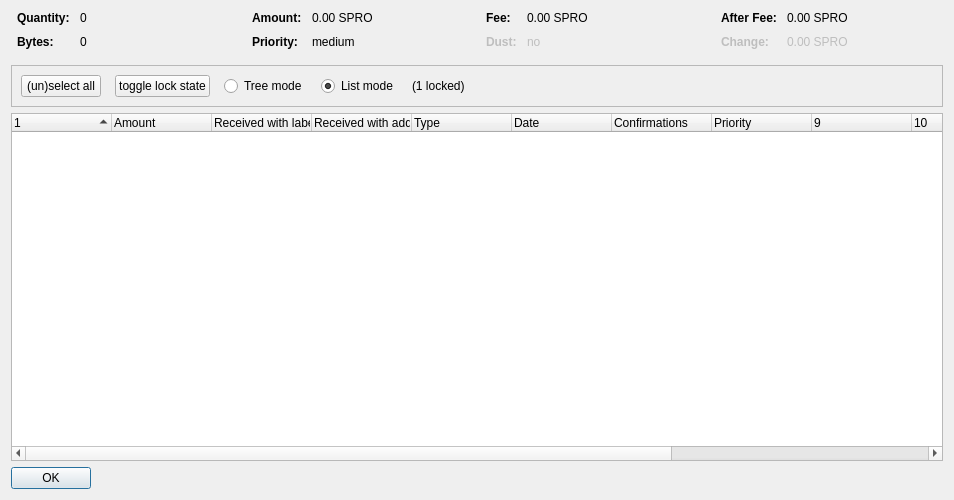
<?xml version="1.0" encoding="UTF-8"?>
<ui version="4.0">
 <class>CoinControlDialog</class>
 <widget class="QDialog" name="CoinControlDialog">
  <property name="geometry">
   <rect>
    <x>0</x>
    <y>0</y>
    <width>954</width>
    <height>500</height>
   </rect>
  </property>
  <property name="windowTitle">
   <string>Coin Selection</string>
  </property>
  <layout class="QVBoxLayout" name="verticalLayout">
   <item>
    <layout class="QHBoxLayout" name="horizontalLayoutTop" stretch="0,0,0,0">
     <property name="topMargin">
      <number>0</number>
     </property>
     <property name="bottomMargin">
      <number>10</number>
     </property>
     <item>
      <layout class="QFormLayout" name="formLayoutCoinControl1">
       <property name="horizontalSpacing">
        <number>10</number>
       </property>
       <property name="verticalSpacing">
        <number>10</number>
       </property>
       <property name="leftMargin">
        <number>6</number>
       </property>
       <property name="rightMargin">
        <number>6</number>
       </property>
       <item row="0" column="0">
        <widget class="QLabel" name="labelCoinControlQuantityText">
         <property name="font">
          <font>
           <weight>75</weight>
           <bold>true</bold>
          </font>
         </property>
         <property name="text">
          <string>Quantity:</string>
         </property>
        </widget>
       </item>
       <item row="0" column="1">
        <widget class="QLabel" name="labelCoinControlQuantity">
         <property name="cursor">
          <cursorShape>IBeamCursor</cursorShape>
         </property>
         <property name="contextMenuPolicy">
          <enum>Qt::ActionsContextMenu</enum>
         </property>
         <property name="text">
          <string notr="true">0</string>
         </property>
         <property name="textInteractionFlags">
          <set>Qt::LinksAccessibleByMouse|Qt::TextSelectableByKeyboard|Qt::TextSelectableByMouse</set>
         </property>
        </widget>
       </item>
       <item row="1" column="0">
        <widget class="QLabel" name="labelCoinControlBytesText">
         <property name="font">
          <font>
           <weight>75</weight>
           <bold>true</bold>
          </font>
         </property>
         <property name="text">
          <string>Bytes:</string>
         </property>
        </widget>
       </item>
       <item row="1" column="1">
        <widget class="QLabel" name="labelCoinControlBytes">
         <property name="cursor">
          <cursorShape>IBeamCursor</cursorShape>
         </property>
         <property name="contextMenuPolicy">
          <enum>Qt::ActionsContextMenu</enum>
         </property>
         <property name="text">
          <string notr="true">0</string>
         </property>
         <property name="textInteractionFlags">
          <set>Qt::LinksAccessibleByMouse|Qt::TextSelectableByKeyboard|Qt::TextSelectableByMouse</set>
         </property>
        </widget>
       </item>
      </layout>
     </item>
     <item>
      <layout class="QFormLayout" name="formLayoutCoinControl2">
       <property name="horizontalSpacing">
        <number>10</number>
       </property>
       <property name="verticalSpacing">
        <number>10</number>
       </property>
       <property name="leftMargin">
        <number>6</number>
       </property>
       <property name="rightMargin">
        <number>6</number>
       </property>
       <item row="0" column="0">
        <widget class="QLabel" name="labelCoinControlAmountText">
         <property name="font">
          <font>
           <weight>75</weight>
           <bold>true</bold>
          </font>
         </property>
         <property name="text">
          <string>Amount:</string>
         </property>
        </widget>
       </item>
       <item row="0" column="1">
        <widget class="QLabel" name="labelCoinControlAmount">
         <property name="cursor">
          <cursorShape>IBeamCursor</cursorShape>
         </property>
         <property name="contextMenuPolicy">
          <enum>Qt::ActionsContextMenu</enum>
         </property>
         <property name="text">
          <string notr="true">0.00 SPRO</string>
         </property>
         <property name="textInteractionFlags">
          <set>Qt::LinksAccessibleByMouse|Qt::TextSelectableByKeyboard|Qt::TextSelectableByMouse</set>
         </property>
        </widget>
       </item>
       <item row="1" column="0">
        <widget class="QLabel" name="labelCoinControlPriorityText">
         <property name="font">
          <font>
           <weight>75</weight>
           <bold>true</bold>
          </font>
         </property>
         <property name="text">
          <string>Priority:</string>
         </property>
        </widget>
       </item>
       <item row="1" column="1">
        <widget class="QLabel" name="labelCoinControlPriority">
         <property name="cursor">
          <cursorShape>IBeamCursor</cursorShape>
         </property>
         <property name="contextMenuPolicy">
          <enum>Qt::ActionsContextMenu</enum>
         </property>
         <property name="text">
          <string>medium</string>
         </property>
         <property name="textInteractionFlags">
          <set>Qt::LinksAccessibleByMouse|Qt::TextSelectableByKeyboard|Qt::TextSelectableByMouse</set>
         </property>
        </widget>
       </item>
      </layout>
     </item>
     <item>
      <layout class="QFormLayout" name="formLayoutCoinControl3">
       <property name="horizontalSpacing">
        <number>10</number>
       </property>
       <property name="verticalSpacing">
        <number>10</number>
       </property>
       <property name="leftMargin">
        <number>6</number>
       </property>
       <property name="rightMargin">
        <number>6</number>
       </property>
       <item row="0" column="0">
        <widget class="QLabel" name="labelCoinControlFeeText">
         <property name="font">
          <font>
           <weight>75</weight>
           <bold>true</bold>
          </font>
         </property>
         <property name="text">
          <string>Fee:</string>
         </property>
        </widget>
       </item>
       <item row="0" column="1">
        <widget class="QLabel" name="labelCoinControlFee">
         <property name="cursor">
          <cursorShape>IBeamCursor</cursorShape>
         </property>
         <property name="contextMenuPolicy">
          <enum>Qt::ActionsContextMenu</enum>
         </property>
         <property name="text">
          <string notr="true">0.00 SPRO</string>
         </property>
         <property name="textInteractionFlags">
          <set>Qt::LinksAccessibleByMouse|Qt::TextSelectableByKeyboard|Qt::TextSelectableByMouse</set>
         </property>
        </widget>
       </item>
       <item row="1" column="0">
        <widget class="QLabel" name="labelCoinControlLowOutputText">
         <property name="enabled">
          <bool>false</bool>
         </property>
         <property name="font">
          <font>
           <weight>75</weight>
           <bold>true</bold>
          </font>
         </property>
         <property name="text">
          <string>Dust:</string>
         </property>
        </widget>
       </item>
       <item row="1" column="1">
        <widget class="QLabel" name="labelCoinControlLowOutput">
         <property name="enabled">
          <bool>false</bool>
         </property>
         <property name="cursor">
          <cursorShape>IBeamCursor</cursorShape>
         </property>
         <property name="contextMenuPolicy">
          <enum>Qt::ActionsContextMenu</enum>
         </property>
         <property name="text">
          <string>no</string>
         </property>
         <property name="textInteractionFlags">
          <set>Qt::LinksAccessibleByMouse|Qt::TextSelectableByKeyboard|Qt::TextSelectableByMouse</set>
         </property>
        </widget>
       </item>
      </layout>
     </item>
     <item>
      <layout class="QFormLayout" name="formLayoutCoinControl4">
       <property name="horizontalSpacing">
        <number>10</number>
       </property>
       <property name="verticalSpacing">
        <number>10</number>
       </property>
       <property name="leftMargin">
        <number>6</number>
       </property>
       <property name="rightMargin">
        <number>6</number>
       </property>
       <item row="0" column="0">
        <widget class="QLabel" name="labelCoinControlAfterFeeText">
         <property name="font">
          <font>
           <weight>75</weight>
           <bold>true</bold>
          </font>
         </property>
         <property name="text">
          <string>After Fee:</string>
         </property>
        </widget>
       </item>
       <item row="0" column="1">
        <widget class="QLabel" name="labelCoinControlAfterFee">
         <property name="cursor">
          <cursorShape>IBeamCursor</cursorShape>
         </property>
         <property name="contextMenuPolicy">
          <enum>Qt::ActionsContextMenu</enum>
         </property>
         <property name="text">
          <string notr="true">0.00 SPRO</string>
         </property>
         <property name="textInteractionFlags">
          <set>Qt::LinksAccessibleByMouse|Qt::TextSelectableByKeyboard|Qt::TextSelectableByMouse</set>
         </property>
        </widget>
       </item>
       <item row="1" column="0">
        <widget class="QLabel" name="labelCoinControlChangeText">
         <property name="enabled">
          <bool>false</bool>
         </property>
         <property name="font">
          <font>
           <weight>75</weight>
           <bold>true</bold>
          </font>
         </property>
         <property name="text">
          <string>Change:</string>
         </property>
        </widget>
       </item>
       <item row="1" column="1">
        <widget class="QLabel" name="labelCoinControlChange">
         <property name="enabled">
          <bool>false</bool>
         </property>
         <property name="cursor">
          <cursorShape>IBeamCursor</cursorShape>
         </property>
         <property name="contextMenuPolicy">
          <enum>Qt::ActionsContextMenu</enum>
         </property>
         <property name="text">
          <string notr="true">0.00 SPRO</string>
         </property>
         <property name="textInteractionFlags">
          <set>Qt::LinksAccessibleByMouse|Qt::TextSelectableByKeyboard|Qt::TextSelectableByMouse</set>
         </property>
        </widget>
       </item>
      </layout>
     </item>
    </layout>
   </item>
   <item>
    <widget class="QFrame" name="frame">
     <property name="minimumSize">
      <size>
       <width>0</width>
       <height>40</height>
      </size>
     </property>
     <property name="frameShape">
      <enum>QFrame::StyledPanel</enum>
     </property>
     <property name="frameShadow">
      <enum>QFrame::Sunken</enum>
     </property>
     <layout class="QHBoxLayout" name="horizontalLayout">
      <item>
       <layout class="QHBoxLayout" name="horizontalLayoutPanel" stretch="0,0,0,0,0,0">
        <property name="spacing">
         <number>14</number>
        </property>
        <item>
         <widget class="QPushButton" name="pushButtonSelectAll">
          <property name="sizePolicy">
           <sizepolicy hsizetype="Maximum" vsizetype="Fixed">
            <horstretch>0</horstretch>
            <verstretch>0</verstretch>
           </sizepolicy>
          </property>
          <property name="text">
           <string>(un)select all</string>
          </property>
          <property name="autoDefault">
           <bool>false</bool>
          </property>
         </widget>
        </item>
        <item>
         <widget class="QPushButton" name="pushButtonToggleLock">
          <property name="sizePolicy">
           <sizepolicy hsizetype="Maximum" vsizetype="Fixed">
            <horstretch>0</horstretch>
            <verstretch>0</verstretch>
           </sizepolicy>
          </property>
          <property name="text">
           <string>toggle lock state</string>
          </property>
          <property name="autoDefault">
           <bool>false</bool>
          </property>
         </widget>
        </item>
        <item>
         <widget class="QRadioButton" name="radioTreeMode">
          <property name="sizePolicy">
           <sizepolicy hsizetype="Maximum" vsizetype="Fixed">
            <horstretch>0</horstretch>
            <verstretch>0</verstretch>
           </sizepolicy>
          </property>
          <property name="text">
           <string>Tree mode</string>
          </property>
         </widget>
        </item>
        <item>
         <widget class="QRadioButton" name="radioListMode">
          <property name="sizePolicy">
           <sizepolicy hsizetype="Maximum" vsizetype="Fixed">
            <horstretch>0</horstretch>
            <verstretch>0</verstretch>
           </sizepolicy>
          </property>
          <property name="text">
           <string>List mode</string>
          </property>
          <property name="checked">
           <bool>true</bool>
          </property>
         </widget>
        </item>
        <item>
         <widget class="QLabel" name="labelLocked">
          <property name="text">
           <string>(1 locked)</string>
          </property>
         </widget>
        </item>
        <item>
         <spacer name="horizontalSpacer">
          <property name="orientation">
           <enum>Qt::Horizontal</enum>
          </property>
          <property name="sizeHint" stdset="0">
           <size>
            <width>40</width>
            <height>20</height>
           </size>
          </property>
         </spacer>
        </item>
       </layout>
      </item>
     </layout>
    </widget>
   </item>
   <item>
    <widget class="CoinControlTreeWidget" name="treeWidget">
     <property name="contextMenuPolicy">
      <enum>Qt::CustomContextMenu</enum>
     </property>
     <property name="sortingEnabled">
      <bool>false</bool>
     </property>
     <property name="columnCount">
      <number>13</number>
     </property>
     <attribute name="headerShowSortIndicator" stdset="0">
      <bool>true</bool>
     </attribute>
     <attribute name="headerStretchLastSection">
      <bool>false</bool>
     </attribute>
     <column>
      <property name="text">
       <string/>
      </property>
     </column>
     <column>
      <property name="text">
       <string>Amount</string>
      </property>
     </column>
     <column>
      <property name="text">
       <string>Received with label</string>
      </property>
     </column>
     <column>
      <property name="text">
       <string>Received with address</string>
      </property>
     </column>
     <column>
      <property name="text">
	<string>Type</string>
      </property>
     </column>
     <column>
      <property name="text">	 
       <string>Date</string>
      </property>
     </column>
     <column>
      <property name="text">
       <string>Confirmations</string>
      </property>
      <property name="toolTip">
       <string>Confirmed</string>
      </property>
     </column>
     <column>
      <property name="text">
       <string>Priority</string>
      </property>
     </column>
     <column>
      <property name="text">
       <string/>
      </property>
     </column>
     <column>
      <property name="text">
       <string/>
      </property>
     </column>
     <column>
      <property name="text">
       <string/>
      </property>
     </column>
     <column>
      <property name="text">
       <string/>
      </property>
     </column>
     <column>
      <property name="text">
       <string/>
      </property>
     </column>
    </widget>
   </item>
   <item>
    <widget class="QDialogButtonBox" name="buttonBox">
     <property name="sizePolicy">
      <sizepolicy hsizetype="Maximum" vsizetype="Fixed">
       <horstretch>0</horstretch>
       <verstretch>0</verstretch>
      </sizepolicy>
     </property>
     <property name="orientation">
      <enum>Qt::Horizontal</enum>
     </property>
     <property name="standardButtons">
      <set>QDialogButtonBox::Ok</set>
     </property>
    </widget>
   </item>
  </layout>
 </widget>
 <customwidgets>
  <customwidget>
   <class>CoinControlTreeWidget</class>
   <extends>QTreeWidget</extends>
   <header>coincontroltreewidget.h</header>
  </customwidget>
 </customwidgets>
 <resources/>
 <connections/>
</ui>
